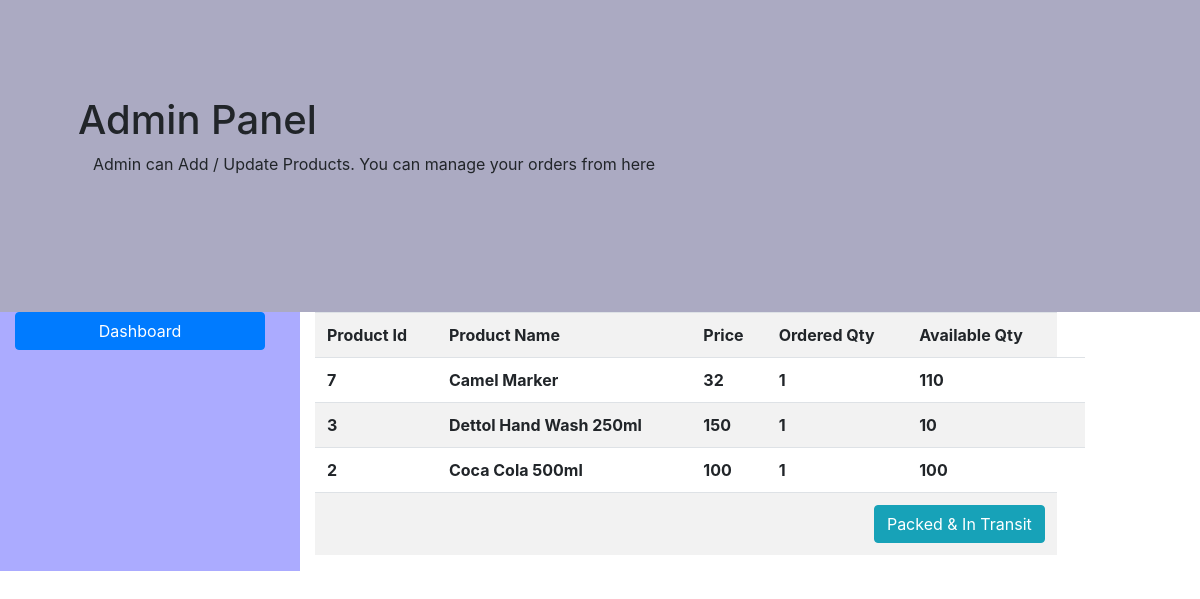
Page /admin/getorder.php?bno=5 (signed in) on the committed database.
### tables this page shows
CREATE TABLE IF NOT EXISTS `product` (
  `pid` int NOT NULL AUTO_INCREMENT,
  `pname` varchar(100) DEFAULT NULL,
  `pprice` varchar(10) DEFAULT NULL,
  `pdesc` text,
  `pqty` int DEFAULT NULL,
  `pimage` varchar(200) DEFAULT NULL,
  `pcat` varchar(40) DEFAULT NULL,
  `uid` int DEFAULT NULL,
  PRIMARY KEY (`pid`)
);

### admin/getorder.php (the view, shortened to what this page needs)
<link rel=stylesheet href=../css/bootstrap.min.css>
<?php
include"../connect.php";
?>
<div class="container-fluid" style="background-color:#abaac2;">
    <div class=row>
        <div class=col-12>
              <div class="p-5 mb-4">
                <div class="container-fluid py-5">
                    <h1 class="display-5 fw-bold">Admin Panel</h1>
                            <p class="col-md-8 fs-4">Admin can Add / Update Products. You can manage your orders from here</p>
                </div>
            </div>
        </div>
    </div>
</div>
<div class=container-fluid>
    <div class=row>
        <div class=col-3 style="background-color:#ababff;">
            <a href=admindashboard.php class="btn btn-primary" style="width:250px;">Dashboard</a><br><br>
        </div>
        <div class="col-8" id=frmData >
            <?php
                $bno=$_GET['bno'];
                $res=mysqli_query($con," select bill.bill_no,product.pid,pname,pprice,pqty from product,short_bill,bill where short_bill.billno=bill.bill_no and ostatus='Ordered' and short_bill.pid=product.pid and bill.bill_no=$bno");
                ?>
                <table class="table table-striped">
<tr><th>Product Id</th><th>Product Name</th><th>Price</th><th>Ordered Qty </th><th>Available Qty</th></tr>
<?php
while($row=mysqli_fetch_array($res))
{
    echo "<tr><th>$row[1]</th><th>$row[2]</th><th>$row[3]</th><th>1</th><th>$row[4]</th><th>";?>
   </tr>
    <?php
}
?>
<tr><td colspan=5 align=right><a href=updateorderstatus.php?bno=<?php echo $bno;?> class="btn btn-info">Packed & In Transit</a></td></tr>
        </div>
    </div>
</div>

### rows in the picture
product: pid "7", pname "Camel Marker", pprice "32", pqty "110"
product: pid "3", pname "Dettol Hand Wash 250ml", pprice "150", pqty "10"
product: pid "2", pname "Coca Cola 500ml", pprice "100", pqty "100"
